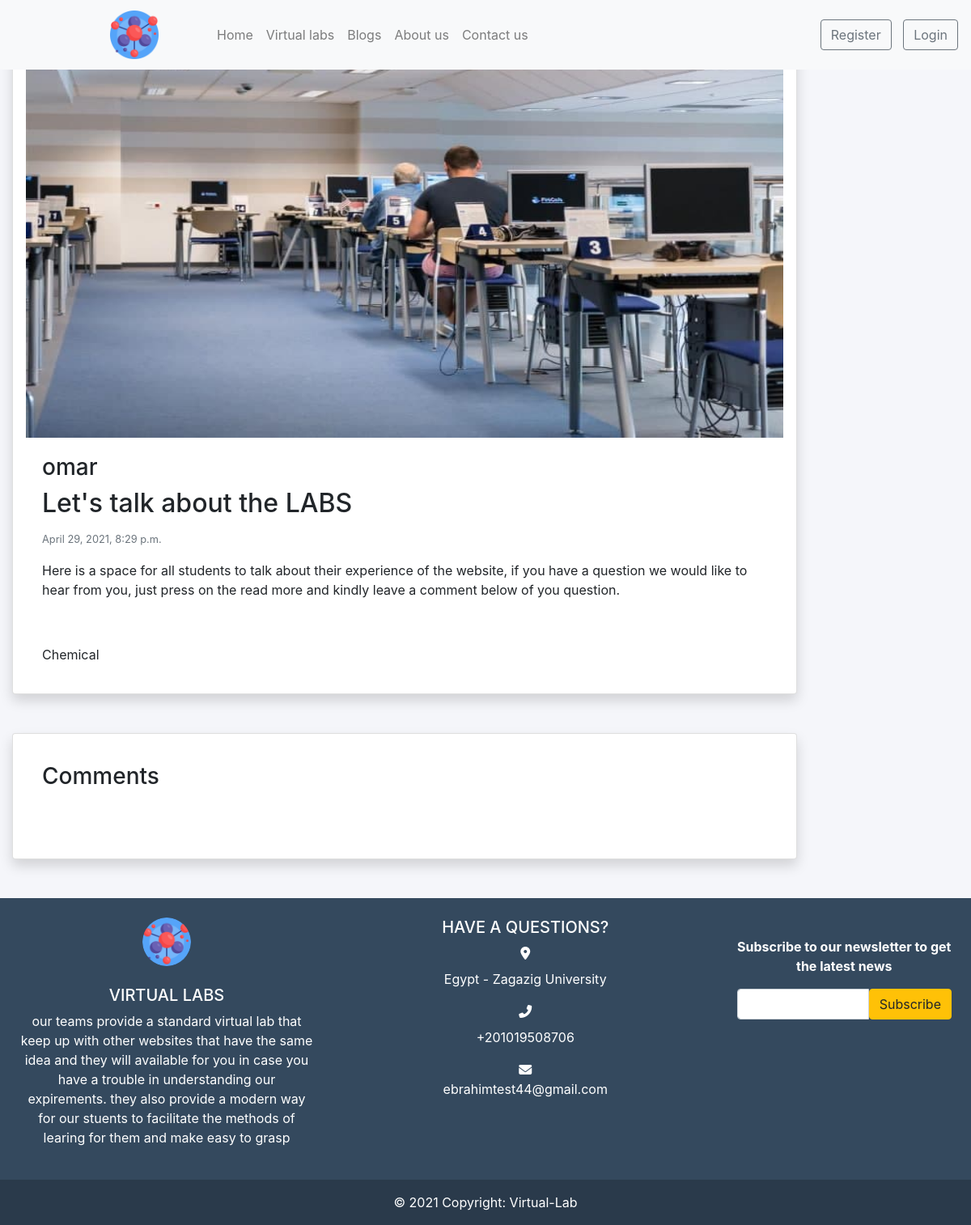
Page /blog/post1 on the earlier database version.
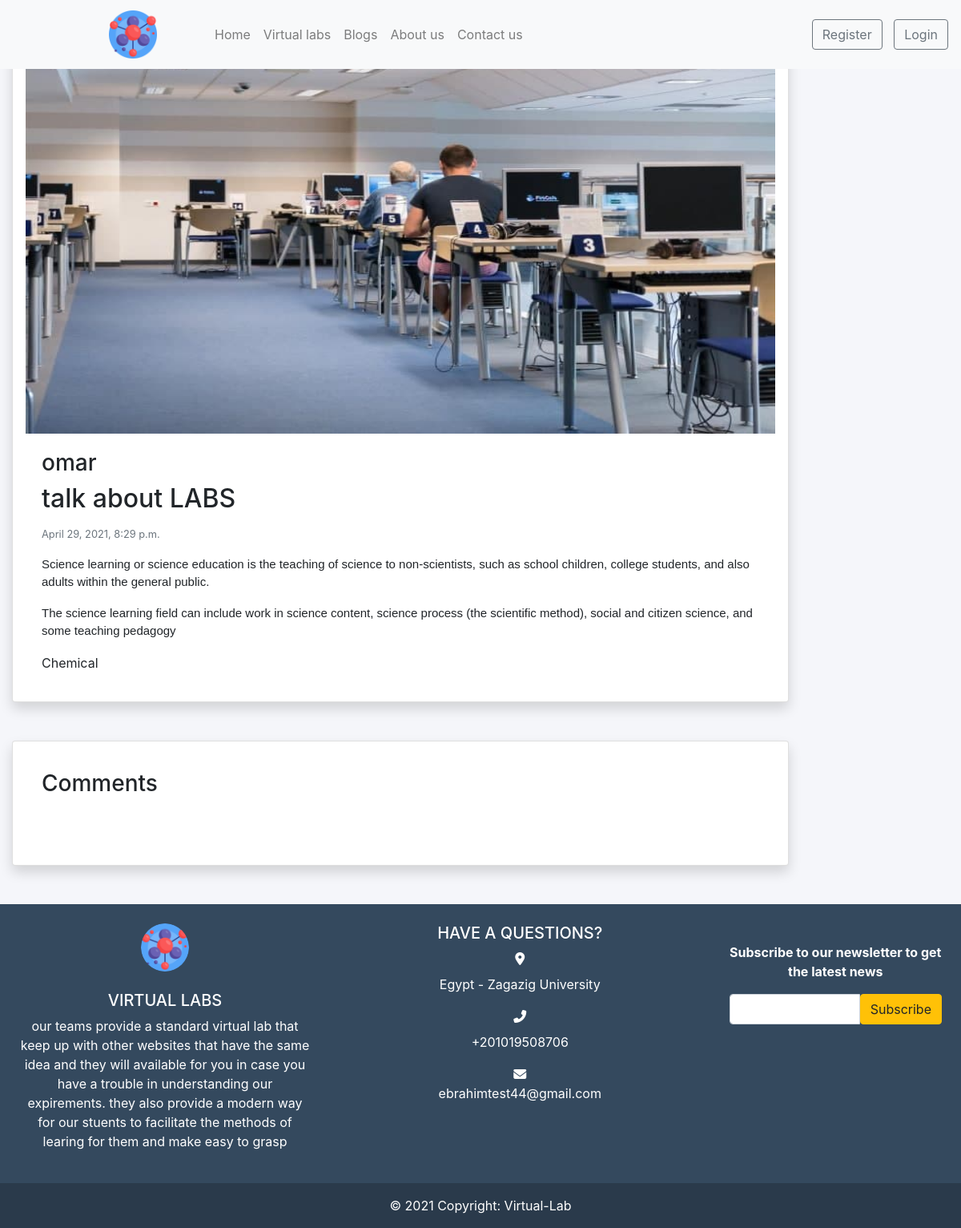
Same page on the later database version.
### settings/models.py (models this page shows, shortened)
class Website(models.Model):
   name = models.CharField(max_length=100)
   description = models.TextField(max_length=1000)
   phone = models.CharField(max_length=20)
   Address = models.CharField(max_length=100)
   email = models.EmailField(max_length=254)
   logo = models.ImageField(upload_to='images/')
   fb_link = models.URLField(max_length=200)
   twitter_link = models.URLField(max_length=200)
   instagram_link = models.URLField(max_length=200)

### blog/models.py (models this page shows, shortened)
class Post(models.Model):
    author = models.ForeignKey(User, related_name='post_author', on_delete=models.CASCADE)
    category = models.ForeignKey('Category', related_name='post_category', on_delete=models.CASCADE)
    title = models.CharField(max_length=50)
    image = models.ImageField(upload_to='images/')
    created_at = models.DateTimeField(default=timezone.now)
    description = models.TextField(max_length=20000)
    tags = TaggableManager() # tags from external package
    slug = models.SlugField(null=True, blank=True)
    def get_absolute_url(self):
        return reverse('blog:post_detail',args=[str(self.slug)])

class Category(models.Model):
    name = models.CharField(max_length=50)
    def __str__(self):
        return self.name

### blog/views.py (the view)
# urls.py: path('<slug:slug>',views.PostDetail.as_view(),name='post_detail'),
class PostDetail(DetailView):
    model = Post
    def get_context_data(self, **kwargs): # return another data
        context = super().get_context_data(**kwargs)
        context["subscriber_form"] = SubscriberForm()
        return context

### settings/forms.py
class SubscriberForm(forms.Form):
    email = forms.EmailField(label='',
                             max_length=100,
                             widget=forms.EmailInput(attrs={'class': 'form-control'}))

### blog/templates/blog/post_detail.html (shortened to what this page needs)
{% extends "base.html" %}
{% load static %}
{% block body %}
<section class="Blogs1">
  <div class="container-fluid MovingLeft">
    <div class="row">
      <div class="col-lg-10 col-md-12 col-sm-12 ">
        <br />
        <div class="card mb-3 shadow p-3 mb-5 bg-white rounded">
          <img src="{{post.image.url}}" class="card-img-top" alt="Logo" height="500px;">
          <div class="card-body">
            <h3>{{post.author}}</h3>
            <h2 class="card-title">{{post.title}}</h2>
            <p class="card-text"><small class="text-muted">{{post.created_at}}</small></p>
            <p class="card-text">
              {{post.description|safe}}
            </p>
            <tag>{{post.category}}</tag>
          </div>
        </div>
        <div class="card mb-3 shadow p-3 mb-5 bg-white rounded">
          <div class="card-body">
            <h3 class="mb-5"> Comments</h3>
          </div>
        </div>
      </div>
    </div>
  </div>
</section>
{% endblock body %}

### templates/base.html (shortened to what this page needs)
{% load static %}
{% url 'contact:contact' as contact %}
{% url 'accounts:profile' as profile %}
<!doctype html>
<html lang="en">
<head>
    <link rel="stylesheet" href="https://cdn.jsdelivr.net/npm/bootstrap@4.6.0/dist/css/bootstrap.min.css"
>
    <link rel="stylesheet" href="{% static 'wowJs/css/libs/animate.css' %}" />
    <link rel="stylesheet" href="https://cdnjs.cloudflare.com/ajax/libs/animate.css/4.1.1/animate.min.css" />
    <link rel="stylesheet" href="{% static 'css/style.css' %}">
</head>
<body>
    <nav class="navbar navbar-expand-lg navbar-light bg-light fixed-top ">
        <a class="navbar-brand margin-left Left" href="#"><img src="{{myfooter.logo.url}}"
                style="width: 60px; height:60px" alt="Taleen"></a>
        <div class="collapse navbar-collapse " id="navbarSupportedContent">
            <ul class="navbar-nav mr-auto ml-5 underline Left control flex-md-shrink-0 " style="margin-trim: 0;">
                <li class="nav-item ">
                    <a class="nav-link " href="/">Home <span class="sr-only">(current)</span></a>
                </li>
                <li class="nav-item ">
                    <a class="nav-link" href="{% url 'labs:lab_list' %}">Virtual labs</a>
                </li>
                <li class="nav-item ">
                    <a class="nav-link " href="{% url 'blog:post_list' %}">Blogs</a>
                </li>
                <li class="nav-item ">
                    <a class="nav-link" href="{% url 'about:about' %}">About us</a>
                </li>
                <li class="nav-item ">
                    <a class="nav-link" href="{% url 'contact:contact' %}">Contact us</a>
                </li>
            </ul>
            {% if request.user.is_authenticated %}
            <li class="nav-item dropdown adjusting dropdown-menu-right dropdown-menu-lg-left"
                style="list-style-type: none; padding-right: 80px;">
                <a class="nav-link dropdown-toggle" style="color: #8da3a5;" href="#" id="navbarDropdown" role="button"
                    data-toggle="dropdown" aria-haspopup="true" aria-expanded="false">
                    <i class="fas fa-user-circle "></i>
                </a>
                <div class="dropdown-menu" style="background-color: #ecf0f1;" aria-labelledby="navbarDropdown">
                    <a class="dropdown-item" href="{% url 'accounts:profile' %}">profile</a>
                    <a class="dropdown-item" href="{% url 'about:FAQ' %}">FAQ</a>
                    <div class="dropdown-divider"></div>
                    <a class="dropdown-item" href="{% url 'logout' %}">log out</a>
                </div>
            </li>
            {% else %}
            <div class="my-2 my-lg-0 ">
                <a href="{% url 'accounts:signup' %}" class="btn btn-outline-secondary my-2 my-sm-0" role="button"
                    aria-pressed="true" target="_blank">Register</a>
                <a href="{% url 'login' %}" class="btn btn-outline-secondary myMoving" role="button" aria-pressed="true"
                    target="_blank">Login</a>
            </div>
            {% endif %}
        </div>
    </nav>
    {% block body %}{% endblock body %}
    <footer class="bg-footer text-white text-center text-lg-start ">
        <div class=" p-4">
            <div class="row">
                <div class="col-lg-4 col-md-12 mb-4 mb-md-0">
                    <img src="{% static 'images/molecule.png' %}" class="rounded-circle" alt="logo"
                        style="width: 60px; height:60px">
                    <br /> <br />
                    <h5 class="text-uppercase ">{{myfooter.name}}</h5>
                    <p>
                        {{myfooter.description}}
                    </p>
                </div>
                <div class="col-lg-5 col-md-6 mb-4 mb-md-0">
                    <h5 class="">HAVE A QUESTIONS?</h5>
                    <div class="">
                        <i class="fas fa-map-marker-alt "></i>
                        <div class="media-body">
                            <p>{{myfooter.Address}}</p>
                        </div>
                    </div>
                    <div class="">
                        <i class="fas fa-phone-alt"></i>
                        <div class="media-body">
                            <p>{{myfooter.phone}}</p>
                        </div>
                    </div>
                    <div class="">
                        <i class="fas fa-envelope"></i>
                        <div class="media-body">
                            <p>{{myfooter.email}}</p>
                        </div>
                    </div>
                </div>
                <div class="col-lg-3 col-md-6 mb-4 mb-md-0 mt-0">
                    <br />
                    <p class=""><strong>Subscribe to our newsletter to get the latest news</strong></p>
                    <form id="subscribe_form_id" method="POST" action="{% url 'home:subscribe' %}" novalidate>
                        <div class="input-group ">
                            {{ subscriber_form }}
                            <button class="btn btn-warning" type="submit">Subscribe</button>
                        </div>
                    </form>
                </div>
            </div>
        </div>
        <div class="text-center p-3" style="background-color: rgba(0, 0, 0, 0.2)">
            © 2021 Copyright:
            <a class="text-white" href="/">Virtual-Lab</a>
        </div>
    </footer>
</body>
</html>

### static/css/style.css (style rules this page uses)
.MovingLeft { justify-content: center; background-color: #f5f6fa; }
img { vertical-align: middle; border: 0px }
.myMoving { margin-left: 10px; }
.margin-left { margin-left: 120px; }
.bg-footer { background-color: #34495e; }
html { scroll-behavior: smooth; }
html, body { overflow-x: hidden; }
body { position: relative; }

Differences in the rows shown:
changed Post "omar": title "Let's talk about the LABS" → "talk about LABS"; description "Here is a space for all students to talk about their experience of the website, if you have a question we would like to hear from you, just press on the read more and kindly leave a comment below of you question." → "Science learning or science education is the teaching of science to non-scientists, such as school children, college students, and also adults within the general public. The science learning field can include work in science content, science process (the scientific method), social and citizen science, and some teaching pedagogy"
